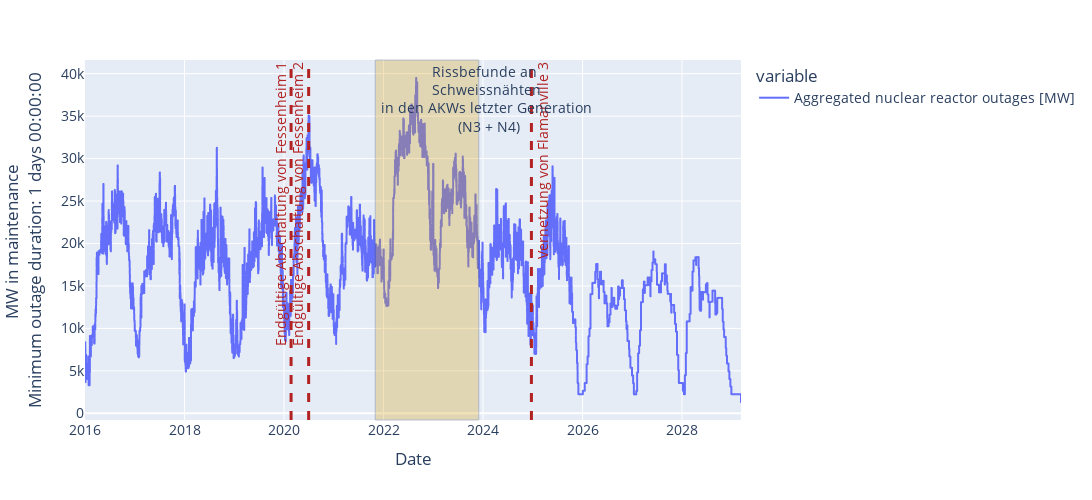

Notebook code cell kept with this figure:
### Code cell
fig_nuclear_outages_france = plot_french_nuclear_outages(
    outages_data=pd.concat(
        [
            #french_installed_nuclear_capacity.rename("Installed nuclear capacity [MW]"),
            total_outages_fr.rename("Aggregated nuclear reactor outages [MW]"),
        ],
        axis=1,
    ).loc[start:end],
    area=False,
    comment=f"Minimum outage duration: {MIN_OUTAGE_DURATION}",
)
fig_nuclear_outages_france.update_traces(connectgaps=True)
fig_nuclear_outages_france.show()

### Figure 1 — Plotly figure (JSON) as saved in the notebook; plotly's stock layout.template omitted (floating-point values rounded to 4 significant figures; data arrays with more than 128 entries replaced by an {"elided": "..."} marker saying what was removed)
{"data": [{"connectgaps": true, "hovertemplate": "variable=Aggregated nuclear reactor outages [MW]<br>index=%{x}<br>value=%{y}<extra></extra>", "legendgroup": "Aggregated nuclear reactor outages [MW]", "line": {"color": "#636efa", "dash": "solid", "shape": "hv"}, "marker": {"symbol": "circle"}, "mode": "lines", "name": "Aggregated nuclear reactor outages [MW]", "showlegend": true, "type": "scattergl", "x": {"elided": "5968 str values"}, "xaxis": "x", "y": {"elided": "5968 float values"}, "yaxis": "y"}], "layout": {"annotations": [{"font": {"color": "firebrick", "size": 14}, "showarrow": false, "text": "Endgültige Abschaltung von Fessenheim 2", "textangle": -90, "x": 1593475200000, "xanchor": "right", "xref": "x", "y": 1, "yanchor": "top", "yref": "y domain"}, {"font": {"color": "firebrick", "size": 14}, "showarrow": false, "text": "Endgültige Abschaltung von Fessenheim 1", "textangle": -90, "x": 1582329600000, "xanchor": "right", "xref": "x", "y": 1, "yanchor": "top", "yref": "y domain"}, {"font": {"color": "firebrick", "size": 14}, "showarrow": false, "text": "Vernetzung von Flamanville 3", "textangle": -90, "x": 1734778080000, "xanchor": "left", "xref": "x", "y": 1, "yanchor": "top", "yref": "y domain"}, {"font": {"size": 14}, "showarrow": false, "text": "Rissbefunde an <br> Schweissnähten <br> in den AKWs letzter Generation <br> (N3 + N4)", "x": "2021-11-01T00:00:00+01:00", "xanchor": "left", "xref": "x", "y": 1, "yanchor": "top", "yref": "y domain"}], "font": {"size": 14}, "height": 500, "legend": {"title": {"text": "variable"}, "tracegroupgap": 0}, "margin": {"t": 60}, "shapes": [{"line": {"color": "firebrick", "dash": "dash", "width": 3}, "type": "line", "x0": 1593475200000, "x1": 1593475200000, "xref": "x", "y0": 0, "y1": 1, "yref": "y domain"}, {"line": {"color": "firebrick", "dash": "dash", "width": 3}, "type": "line", "x0": 1582329600000, "x1": 1582329600000, "xref": "x", "y0": 0, "y1": 1, "yref": "y domain"}, {"line": {"color": "firebrick", "dash": "dash", "width": 3}, "type": "line", "x0": 1734778080000, "x1": 1734778080000, "xref": "x", "y0": 0, "y1": 1, "yref": "y domain"}, {"fillcolor": "goldenrod", "line": {"width": 1}, "opacity": 0.3, "type": "rect", "x0": "2021-11-01T00:00:00+01:00", "x1": "2023-12-01T00:00:00+01:00", "xref": "x", "y0": 0, "y1": 1, "yref": "y domain"}], "width": 2000, "xaxis": {"anchor": "y", "domain": [0, 1], "title": {"text": "Date"}}, "yaxis": {"anchor": "x", "domain": [0, 1], "title": {"text": "MW in maintenance <br>Minimum outage duration: 1 days 00:00:00"}}}}
